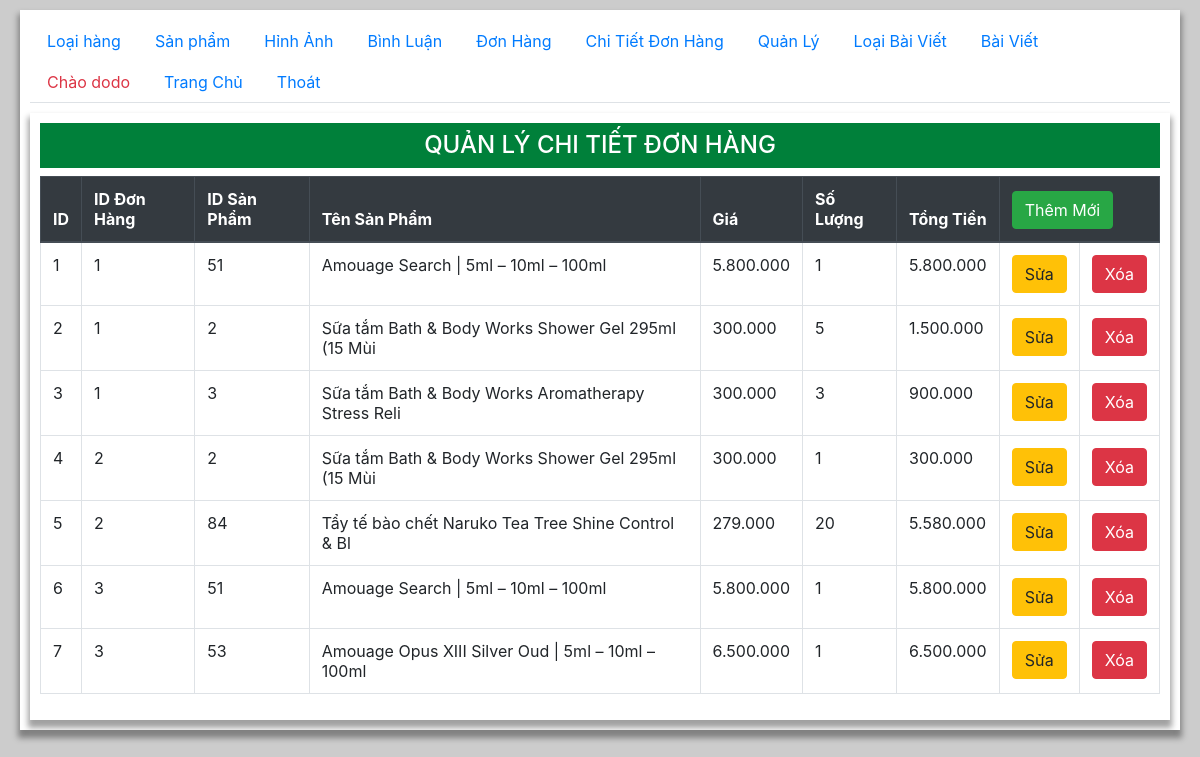
The page /admin/admin.php?page=order_details (signed in) on the database as committed earlier.
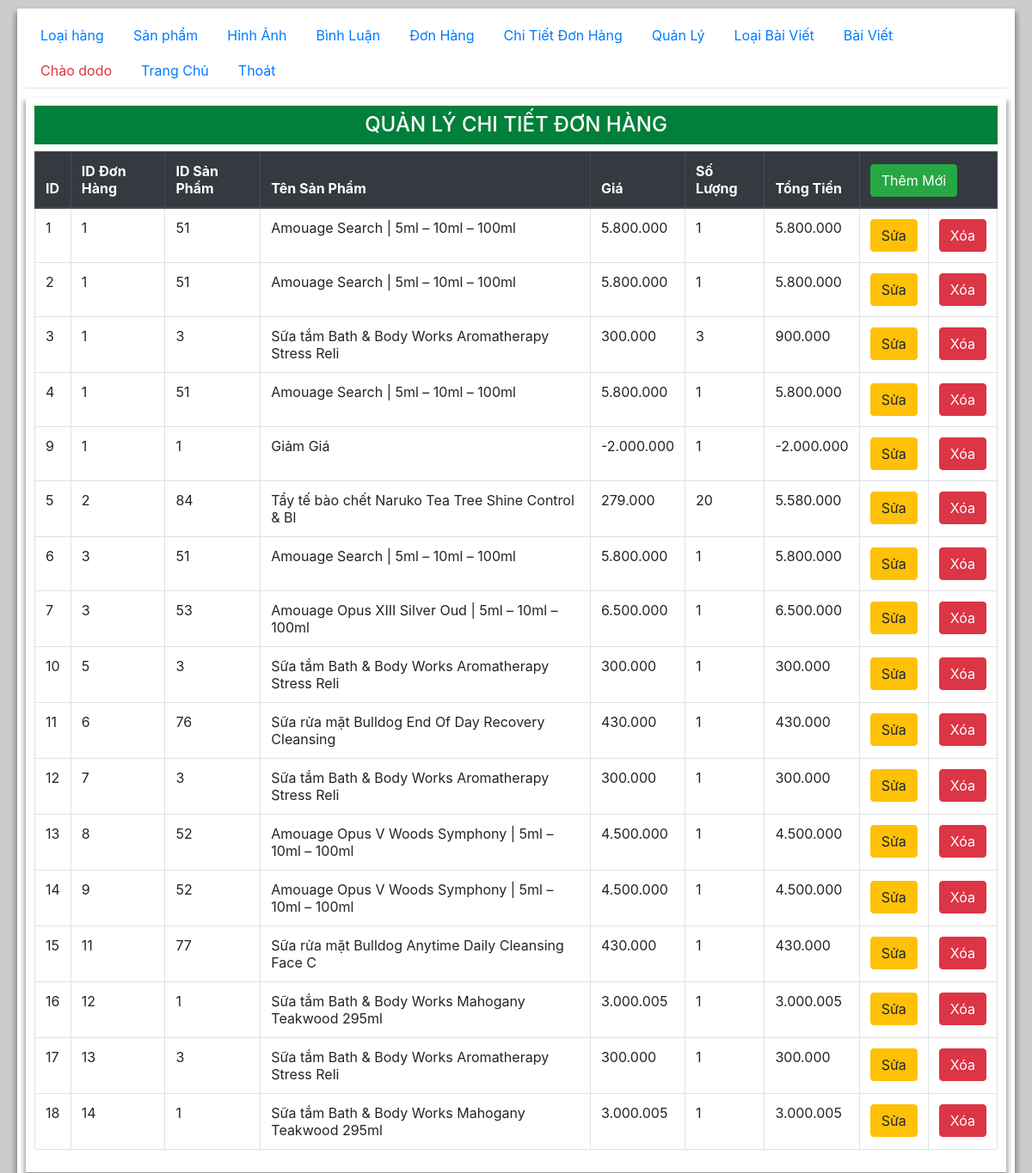
The same page on the database as committed later.
### tables this page shows
CREATE TABLE `order_details` (
  `id` int(11) NOT NULL,
  `id_order` int(11) NOT NULL,
  `id_prod` int(11) NOT NULL,
  `name_prod` varchar(255) NOT NULL,
  `price` int(11) NOT NULL,
  `quantity` int(11) NOT NULL,
  `total_money` int(11) NOT NULL
);

### admin/order_details.php (the view, shortened to what this page needs)
<div class="container">
    <h2 class="py-2 text-center h4 ">QUẢN LÝ  CHI TIẾT ĐƠN HÀNG</h2>
    <table class="table table-hover table-bordered">
    <thead  class="thead-dark" >
        <tr>
            <th>ID</th>
            <th>ID Đơn Hàng</th>
            <th>ID Sản Phẩm</th>
            <th>Tên Sản Phẩm</th>
            <th>Giá</th>
            <th>Số Lượng</th>
            <th>Tổng Tiền</th>
            <th colspan="2"><a class="btn btn-success" href="./order_details-add.php">Thêm Mới</a></th>
        </tr>
    </thead>
    <tbody>
    <?php
        require '../model/conn.php';
        if(isset($_REQUEST['id_order'])){
            $id_order = " where id_order = ".$_REQUEST['id_order']."";
        }else{
            $id_order = '';
        }
        $stmt = $conn ->prepare("SELECT * FROM order_details $id_order order by id_order");
        $stmt -> execute();
        while($order_details = $stmt->fetch()){
            echo "<tr>
                <td>$order_details[0]</td>
                <td>$order_details[1]</td>
                <td>$order_details[2]</td>
                <td>$order_details[3]</td>
                <td>".number_format($order_details[4], 0, "," , ".")."</td>
                <td>$order_details[5]</td>
                <td>".number_format($order_details[6], 0, "," , ".")."</td>
                <td style='width:60px'><a href='./order_details-add.php?id=$order_details[0]'><button class='btn btn-warning'>Sửa</button></a></td>
                <td style='width:60px'><button class='btn btn-danger' onclick='deleteCT($order_details[0])'>Xóa</button></td>
            </tr>";
        }
    ?>
    </tbody>
</table>
</div>

Rows that differ between the two databases and show on the page:
changed order_details id 2: id_prod "2" → "51"; name_prod "Sữa tắm Bath & Body Works Shower Gel 295ml (15 Mùi" → "Amouage Search | 5ml – 10ml – 100ml"; price "300.000" → "5.800.000"; quantity "5" → "1"; total_money "1.500.000" → "5.800.000"
changed order_details id 4: id_order "2" → "1"; id_prod "2" → "51"; name_prod "Sữa tắm Bath & Body Works Shower Gel 295ml (15 Mùi" → "Amouage Search | 5ml – 10ml – 100ml"; price "300.000" → "5.800.000"; total_money "300.000" → "5.800.000"
added order_details: id "9", id_order "1", id_prod "1", name_prod "Giảm Giá", price "-2.000.000", quantity "1", total_money "-2.000.000"
added order_details: id "10", id_order "5", id_prod "3", name_prod "Sữa tắm Bath & Body Works Aromatherapy Stress Reli", price "300.000", quantity "1", total_money "300.000"
added order_details: id "11", id_order "6", id_prod "76", name_prod "Sữa rửa mặt Bulldog End Of Day Recovery Cleansing", price "430.000", quantity "1", total_money "430.000"
added order_details: id "12", id_order "7", id_prod "3", name_prod "Sữa tắm Bath & Body Works Aromatherapy Stress Reli", price "300.000", quantity "1", total_money "300.000"
added order_details: id "13", id_order "8", id_prod "52", name_prod "Amouage Opus V Woods Symphony | 5ml – 10ml – 100ml", price "4.500.000", quantity "1", total_money "4.500.000"
added order_details: id "14", id_order "9", id_prod "52", name_prod "Amouage Opus V Woods Symphony | 5ml – 10ml – 100ml", price "4.500.000", quantity "1", total_money "4.500.000"
added order_details: id "15", id_order "11", id_prod "77", name_prod "Sữa rửa mặt Bulldog Anytime Daily Cleansing Face C", price "430.000", quantity "1", total_money "430.000"
added order_details: id "16", id_order "12", id_prod "1", name_prod "Sữa tắm Bath & Body Works Mahogany Teakwood 295ml", price "3.000.005", quantity "1", total_money "3.000.005"
added order_details: id "17", id_order "13", id_prod "3", name_prod "Sữa tắm Bath & Body Works Aromatherapy Stress Reli", price "300.000", quantity "1", total_money "300.000"
added order_details: id "18", id_order "14", id_prod "1", name_prod "Sữa tắm Bath & Body Works Mahogany Teakwood 295ml", price "3.000.005", quantity "1", total_money "3.000.005"
